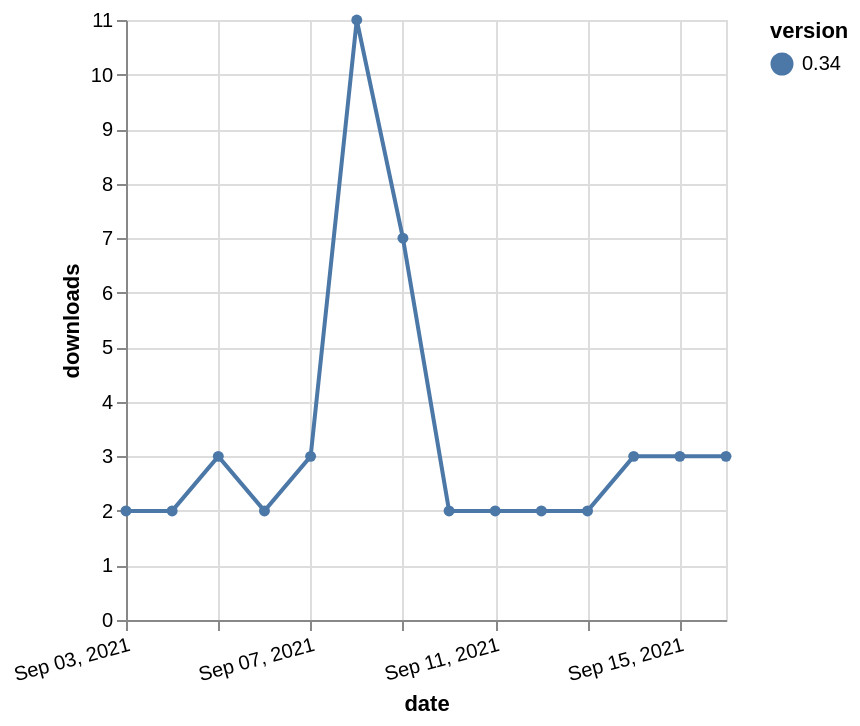

Specify this chart in Vega-Lite:
### Vega-Lite specification from a JSON file in a GitHub repository (floating-point values rounded to 4 significant figures)
{"$schema": "https://vega.github.io/schema/vega-lite/v5.json", "description": "A simple bar chart with embedded data.", "data": {"values": [{"date": "2021-09-03", "total": 5058, "delta": 2, "version": "0.34"}, {"date": "2021-09-04", "total": 5060, "delta": 2, "version": "0.34"}, {"date": "2021-09-05", "total": 5063, "delta": 3, "version": "0.34"}, {"date": "2021-09-06", "total": 5065, "delta": 2, "version": "0.34"}, {"date": "2021-09-07", "total": 5068, "delta": 3, "version": "0.34"}, {"date": "2021-09-08", "total": 5079, "delta": 11, "version": "0.34"}, {"date": "2021-09-09", "total": 5086, "delta": 7, "version": "0.34"}, {"date": "2021-09-10", "total": 5088, "delta": 2, "version": "0.34"}, {"date": "2021-09-11", "total": 5090, "delta": 2, "version": "0.34"}, {"date": "2021-09-12", "total": 5092, "delta": 2, "version": "0.34"}, {"date": "2021-09-13", "total": 5094, "delta": 2, "version": "0.34"}, {"date": "2021-09-14", "total": 5097, "delta": 3, "version": "0.34"}, {"date": "2021-09-15", "total": 5100, "delta": 3, "version": "0.34"}, {"date": "2021-09-16", "total": 5103, "delta": 3, "version": "0.34"}]}, "width": "container", "mark": {"type": "line", "point": {"filled": true}}, "encoding": {"x": {"field": "date", "type": "temporal", "timeUnit": "yearmonthdate", "title": "date", "axis": {"labelAngle": -15}}, "y": {"field": "delta", "type": "quantitative", "title": "downloads"}, "color": {"field": "version", "type": "nominal"}, "tooltip": {"field": "delta"}}}
